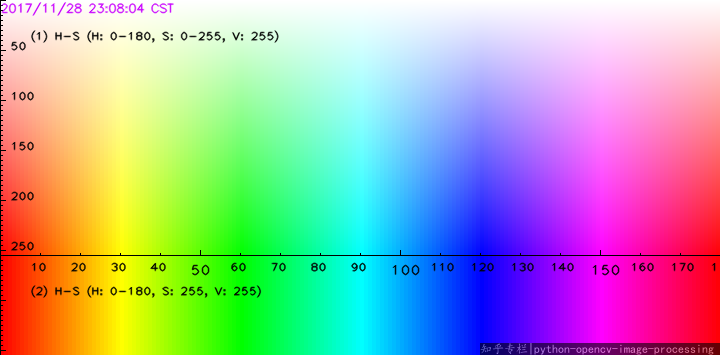
#> input picture hsv.png, 720 x 355 px, given in place of the camera
$ python tracking_red.py
#> lines starting #> are read from the running program, lines starting #| are printed output that depends on the picture; after the words box and inside, x2 and y2 are one past the last pixel; in counts of white or black regions, pixels touching at a corner belong together
import cv2
import numpy as np
minimum_area = float(3000)
maximum_area = float(30000)
cap = cv2.VideoCapture(0)
cap.set(cv2.CAP_PROP_FRAME_WIDTH, 480)
cap.set(cv2.CAP_PROP_FRAME_HEIGHT, 320)
cap.set(cv2.CAP_PROP_FPS, 30)
redBajo1 = np.array([0, 100, 20], np.uint8)
redAlto1 = np.array([10, 255, 255], np.uint8)
redBajo2 = np.array([175, 100, 20], np.uint8)
redAlto2 = np.array([179, 255, 255], np.uint8)
font = cv2.FONT_HERSHEY_SIMPLEX
while True:
    ret, frame = cap.read()
#> frame is the input picture: shape (355, 720, 3); mean B, G, R 170.7, 171.1, 169.8
    if(ret == True):
        frame = cv2.flip(frame, 1)
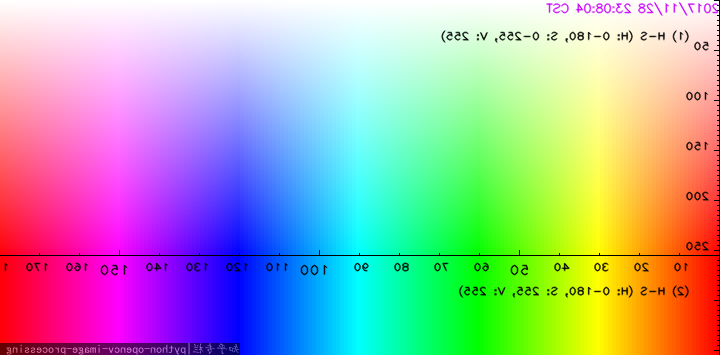
#> frame: shape (355, 720, 3); mean B, G, R 170.7, 171.1, 169.8
        frameHSV = cv2.cvtColor(frame,cv2.COLOR_BGR2HSV)
#> frameHSV: shape (355, 720, 3); mean H, S, V 89.4, 162.1, 249.9
        maskRed1 = cv2.inRange(frameHSV, redBajo1, redAlto1)
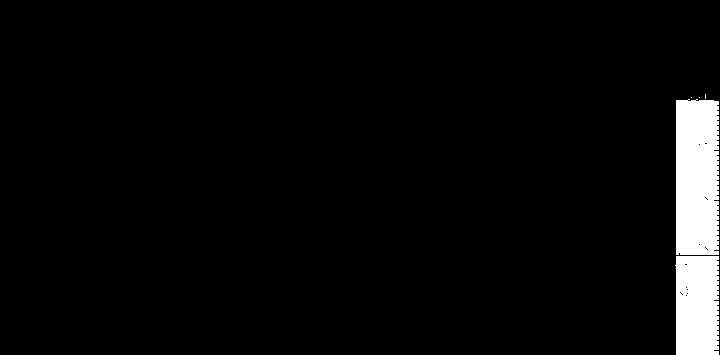
#> maskRed1: shape (355, 720); 4.2% white; 5 white regions (3 under 20 px), largest, box (x1, y1, x2, y2) and area: (676, 99, 719, 255) 6577, (675, 256, 719, 355) 4205
        maskRed2 = cv2.inRange(frameHSV, redBajo2, redAlto2)
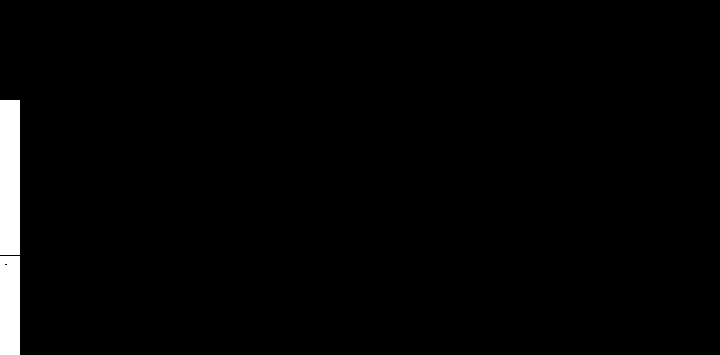
#> maskRed2: shape (355, 720); 2% white; 2 white regions, box (x1, y1, x2, y2) and area: (0, 100, 20, 255) 3100, (0, 256, 20, 355) 1978
        maskRed = cv2.add(maskRed1, maskRed2)
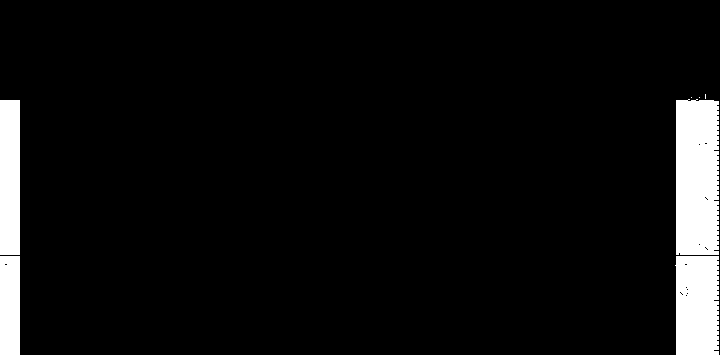
#> maskRed: shape (355, 720); 6.2% white; 7 white regions (3 under 20 px)
        contours, _ = cv2.findContours(maskRed, cv2.RETR_EXTERNAL, cv2.CHAIN_APPROX_SIMPLE)
#> contours = 7 contours, 3 with area under 20; largest, box (x1, y1, x2, y2) and area: (676, 99, 719, 255) 6346, (675, 256, 719, 355) 4048, (0, 100, 20, 255) 2926, (0, 256, 20, 355) 1862
        for c in contours:
            x, y, w, h = cv2.boundingRect(c)
            object_area = cv2.contourArea(c)
#           object_area = w*h
            Cx = int(x + (w/2))
            Cy = int(y + (h/2))
            if(minimum_area < object_area < maximum_area):
                rectangle = cv2.rectangle(frame, (x, y), (x+w, y+h), (0, 0, 255), 10)
                centroid = cv2.circle(frame,(Cx,Cy),7,(0,255,0),-1)
                coordinates = cv2.putText(frame,"{},{}".format(Cx,Cy), (Cx+10,300), font, 0.75,(0,255,0),1,cv2.LINE_AA)
                show_area = cv2.putText(frame,"{}".format(object_area), (350,30), font, 0.75,(0,255,0),1,cv2.LINE_AA)
                warning = cv2.putText(frame,"{}".format("OBJECT - DETECTED"), (10,30), font, 0.75,(0,255,0),1,cv2.LINE_AA)
            elif(object_area > maximum_area):
                show_area = cv2.putText(frame,"{}".format(object_area), (350,30), font, 0.75,(0,255,0),1,cv2.LINE_AA)
                warning = cv2.putText(frame,"{}".format("OBJECT - TOO CLOSE"), (10,30), font, 0.75,(0,255,0),1,cv2.LINE_AA)
            """This next commented block is the problem i guess, i dont know where is the mistake"""
#> this loop made 7 passes
#> (x, y, w, h, object_area, Cx, Cy) on passes 1, 4: (675, 256, 44, 99, 4048, 697, 305), (676, 99, 43, 156, 6346.5, 697, 177)
#> (c, x, y, w, h, object_area, Cx, Cy) on passes 2 to 3: ([[0, 256], [0, 354], [19, 354], [19, 256]], 0, 256, 20, 99, 1862, 10, 305), ([[0, 100], [0, 254], [19, 254], [19, 100]], 0, 100, 20, 155, 2926, 10, 177)
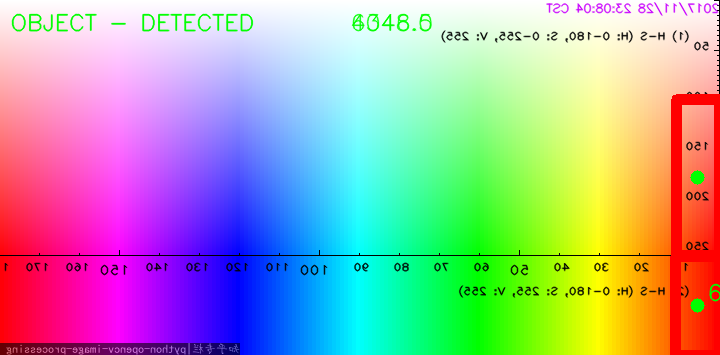
#> frame: shape (355, 720, 3); 3.09% of pixels changed, all inside (x1, y1, x2, y2) = (11, 13, 720, 355)
            #elif(object_area < minimum_area):
                #show_area = cv2.putText(frame,"{}".format(object_area), (350,30), font, 0.75,(0,255,0),1,cv2.LINE_AA)
                #warning = cv2.putText(frame,"{}".format("OBJECT - TOO FAR"), (10,30), font, 0.75,(0,255,0),1,cv2.LINE_AA)
        cv2.imshow("Tracking RED Objects", frame)
        if cv2.waitKey(1) & 0xFF == ord("s"):
#> (key Esc is pressed here)
            break
cap.release()
cv2.destroyAllWindows()
